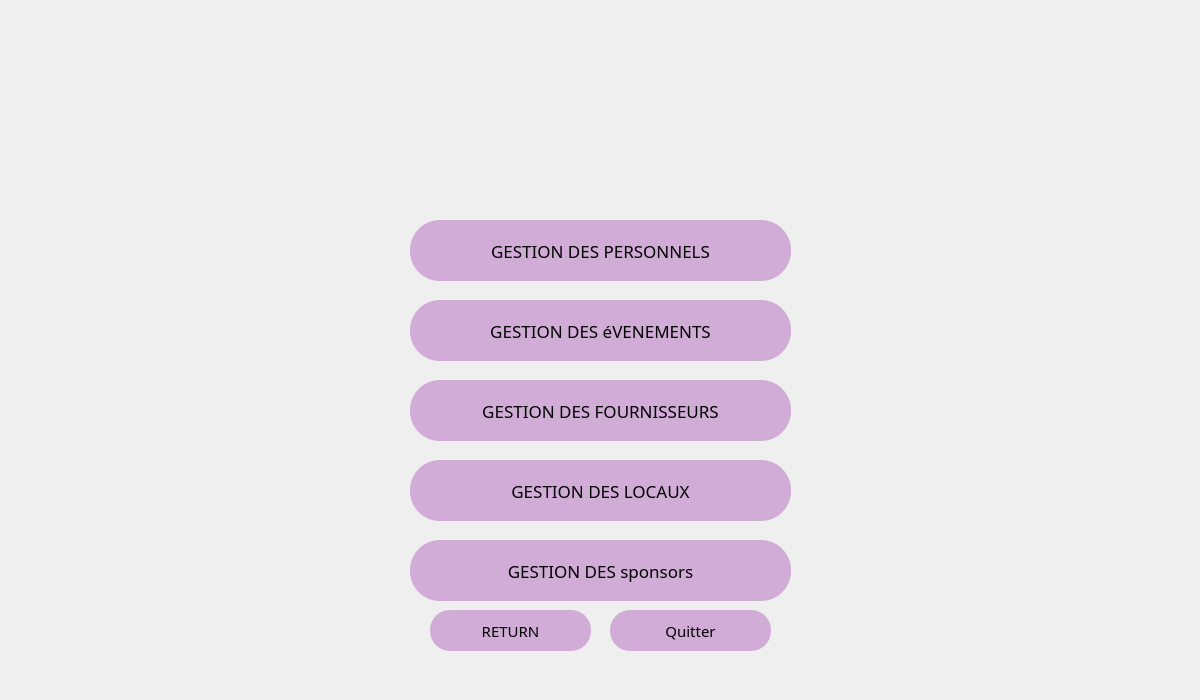
<?xml version="1.0" encoding="UTF-8"?>
<ui version="4.0">
 <class>Dialog_menu</class>
 <widget class="QDialog" name="Dialog_menu">
  <property name="geometry">
   <rect>
    <x>0</x>
    <y>0</y>
    <width>1200</width>
    <height>700</height>
   </rect>
  </property>
  <property name="windowTitle">
   <string>Dialog</string>
  </property>
  <widget class="QPushButton" name="pushButton_GestionPersonnelsMain">
   <property name="geometry">
    <rect>
     <x>410</x>
     <y>220</y>
     <width>381</width>
     <height>61</height>
    </rect>
   </property>
   <property name="font">
    <font>
     <family>LEMON MILK</family>
     <pointsize>13</pointsize>
    </font>
   </property>
   <property name="styleSheet">
    <string notr="true">QPushButton {
background-color: rgba(199, 153, 207, 200);
border-radius: 30px;
}
QPushButton:hover {
background-color: qlineargradient(spread:pad, x1:0, y1:0, x2:0, y2:1, stop:0 rgba(153, 96, 189, 200), stop:1 rgba(199, 153, 207, 200));
}

</string>
   </property>
   <property name="text">
    <string>GESTION DES PERSONNELS</string>
   </property>
  </widget>
  <widget class="QPushButton" name="pushButton_GestionFournisseurMain">
   <property name="geometry">
    <rect>
     <x>410</x>
     <y>380</y>
     <width>381</width>
     <height>61</height>
    </rect>
   </property>
   <property name="font">
    <font>
     <family>LEMON MILK</family>
     <pointsize>13</pointsize>
    </font>
   </property>
   <property name="styleSheet">
    <string notr="true">QPushButton {
background-color: rgba(199, 153, 207, 200);
border-radius: 30px;
}
QPushButton:hover {
background-color: qlineargradient(spread:pad, x1:0, y1:0, x2:0, y2:1, stop:0 rgba(153, 96, 189, 200), stop:1 rgba(199, 153, 207, 200));
}

</string>
   </property>
   <property name="text">
    <string>GESTION DES FOURNISSEURS</string>
   </property>
  </widget>
  <widget class="QLabel" name="label_BGMain">
   <property name="geometry">
    <rect>
     <x>0</x>
     <y>0</y>
     <width>1200</width>
     <height>700</height>
    </rect>
   </property>
   <property name="styleSheet">
    <string notr="true">background-image: url(:/new/Image/Images/BGMain.png);</string>
   </property>
   <property name="text">
    <string/>
   </property>
  </widget>
  <widget class="QPushButton" name="pushButton_GestionSponsorsMain">
   <property name="geometry">
    <rect>
     <x>410</x>
     <y>540</y>
     <width>381</width>
     <height>61</height>
    </rect>
   </property>
   <property name="font">
    <font>
     <family>LEMON MILK</family>
     <pointsize>13</pointsize>
    </font>
   </property>
   <property name="styleSheet">
    <string notr="true">QPushButton {
background-color: rgba(199, 153, 207, 200);
border-radius: 30px;
}
QPushButton:hover {
background-color: qlineargradient(spread:pad, x1:0, y1:0, x2:0, y2:1, stop:0 rgba(153, 96, 189, 200), stop:1 rgba(199, 153, 207, 200));
}

</string>
   </property>
   <property name="text">
    <string>GESTION DES sponsors</string>
   </property>
  </widget>
  <widget class="QPushButton" name="pushButton_ReturnMain">
   <property name="geometry">
    <rect>
     <x>430</x>
     <y>610</y>
     <width>161</width>
     <height>41</height>
    </rect>
   </property>
   <property name="font">
    <font>
     <family>LEMON MILK</family>
     <pointsize>11</pointsize>
    </font>
   </property>
   <property name="styleSheet">
    <string notr="true">QPushButton {
background-color: rgba(199, 153, 207, 200);
border-radius: 20px;
}
QPushButton:hover {
background-color: qlineargradient(spread:pad, x1:0, y1:0, x2:0, y2:1, stop:0 rgba(189, 96, 96, 200), stop:1 rgba(199, 153, 207, 200));
}

</string>
   </property>
   <property name="text">
    <string>RETURN</string>
   </property>
  </widget>
  <widget class="QPushButton" name="pushButton_GestionEvenementsMain">
   <property name="geometry">
    <rect>
     <x>410</x>
     <y>300</y>
     <width>381</width>
     <height>61</height>
    </rect>
   </property>
   <property name="font">
    <font>
     <family>LEMON MILK</family>
     <pointsize>13</pointsize>
    </font>
   </property>
   <property name="styleSheet">
    <string notr="true">QPushButton {
background-color: rgba(199, 153, 207, 200);
border-radius: 30px;
}
QPushButton:hover {
background-color: qlineargradient(spread:pad, x1:0, y1:0, x2:0, y2:1, stop:0 rgba(153, 96, 189, 200), stop:1 rgba(199, 153, 207, 200));
}

</string>
   </property>
   <property name="text">
    <string>GESTION DES éVENEMENTS</string>
   </property>
  </widget>
  <widget class="QPushButton" name="pushButton_GestionLocauxMain">
   <property name="geometry">
    <rect>
     <x>410</x>
     <y>460</y>
     <width>381</width>
     <height>61</height>
    </rect>
   </property>
   <property name="font">
    <font>
     <family>LEMON MILK</family>
     <pointsize>13</pointsize>
    </font>
   </property>
   <property name="styleSheet">
    <string notr="true">QPushButton {
background-color: rgba(199, 153, 207, 200);
border-radius: 30px;
}
QPushButton:hover {
background-color: qlineargradient(spread:pad, x1:0, y1:0, x2:0, y2:1, stop:0 rgba(153, 96, 189, 200), stop:1 rgba(199, 153, 207, 200));
}

</string>
   </property>
   <property name="text">
    <string>GESTION DES LOCAUX</string>
   </property>
  </widget>
  <widget class="QPushButton" name="pushButton_QuitterMain">
   <property name="geometry">
    <rect>
     <x>610</x>
     <y>610</y>
     <width>161</width>
     <height>41</height>
    </rect>
   </property>
   <property name="font">
    <font>
     <family>LEMON MILK</family>
     <pointsize>11</pointsize>
    </font>
   </property>
   <property name="styleSheet">
    <string notr="true">QPushButton {
background-color: rgba(199, 153, 207, 200);
border-radius: 20px;
}
QPushButton:hover {
background-color: qlineargradient(spread:pad, x1:0, y1:0, x2:0, y2:1, stop:0 rgba(189, 96, 96, 200), stop:1 rgba(199, 153, 207, 200));
}

</string>
   </property>
   <property name="text">
    <string>Quitter</string>
   </property>
  </widget>
  <zorder>label_BGMain</zorder>
  <zorder>pushButton_GestionPersonnelsMain</zorder>
  <zorder>pushButton_GestionFournisseurMain</zorder>
  <zorder>pushButton_GestionSponsorsMain</zorder>
  <zorder>pushButton_ReturnMain</zorder>
  <zorder>pushButton_GestionEvenementsMain</zorder>
  <zorder>pushButton_GestionLocauxMain</zorder>
  <zorder>pushButton_QuitterMain</zorder>
 </widget>
 <resources/>
 <connections/>
</ui>
